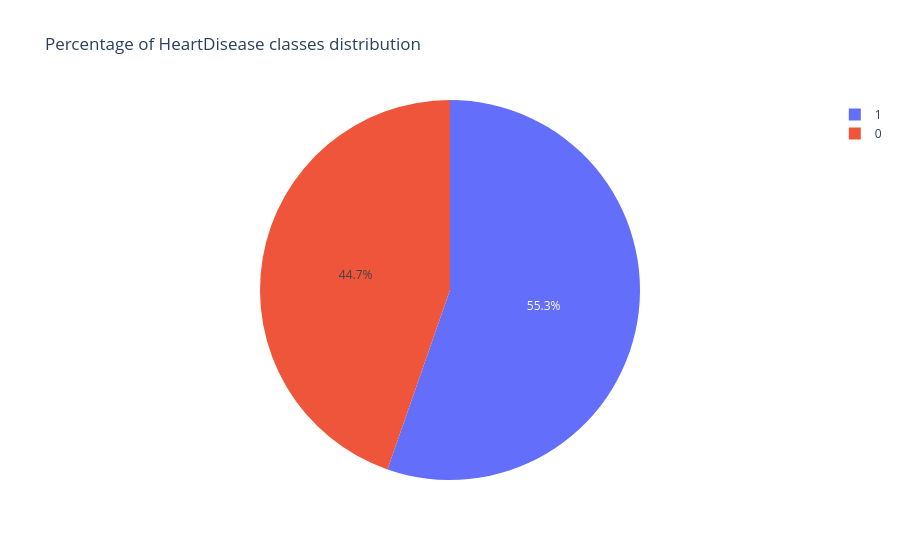

Notebook source saved alongside this figure:
### Code cell
px.pie(df,names='HeartDisease',title='Percentage of HeartDisease classes distribution')

### Figure 1 — Plotly figure (JSON) as saved in the notebook; plotly's stock layout.template omitted (floating-point values rounded to 4 significant figures; data arrays with more than 128 entries replaced by an {"elided": "..."} marker saying what was removed)
{"data": [{"domain": {"x": [0, 1], "y": [0, 1]}, "hovertemplate": "HeartDisease=%{label}<extra></extra>", "labels": {"elided": "918 int values"}, "legendgroup": "", "name": "", "showlegend": true, "type": "pie"}], "layout": {"legend": {"tracegroupgap": 0}, "title": {"text": "Percentage of HeartDisease classes distribution"}}}
